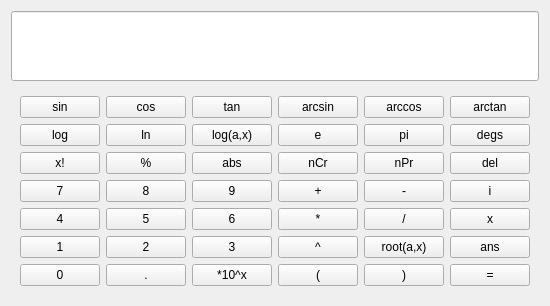
<?xml version="1.0" encoding="UTF-8"?>
<ui version="4.0">
 <class>UiCalculator</class>
 <widget class="QWidget" name="UiCalculator">
  <property name="geometry">
   <rect>
    <x>0</x>
    <y>0</y>
    <width>400</width>
    <height>300</height>
   </rect>
  </property>
  <property name="windowTitle">
   <string>Form</string>
  </property>
  <layout class="QVBoxLayout" name="verticalLayout">
   <item>
    <widget class="QLineEdit" name="input">
     <property name="minimumSize">
      <size>
       <width>0</width>
       <height>70</height>
      </size>
     </property>
     <property name="baseSize">
      <size>
       <width>0</width>
       <height>0</height>
      </size>
     </property>
    </widget>
   </item>
   <item>
    <widget class="QWidget" name="widget" native="true">
     <layout class="QGridLayout" name="gridLayout">
      <item row="0" column="0">
       <widget class="QPushButton" name="btn_sin">
        <property name="sizePolicy">
         <sizepolicy hsizetype="Minimum" vsizetype="Expanding">
          <horstretch>0</horstretch>
          <verstretch>0</verstretch>
         </sizepolicy>
        </property>
        <property name="text">
         <string>sin</string>
        </property>
       </widget>
      </item>
      <item row="0" column="1">
       <widget class="QPushButton" name="btn_cos">
        <property name="sizePolicy">
         <sizepolicy hsizetype="Minimum" vsizetype="Expanding">
          <horstretch>0</horstretch>
          <verstretch>0</verstretch>
         </sizepolicy>
        </property>
        <property name="text">
         <string>cos</string>
        </property>
       </widget>
      </item>
      <item row="0" column="2">
       <widget class="QPushButton" name="btn_tan">
        <property name="sizePolicy">
         <sizepolicy hsizetype="Minimum" vsizetype="Expanding">
          <horstretch>0</horstretch>
          <verstretch>0</verstretch>
         </sizepolicy>
        </property>
        <property name="text">
         <string>tan</string>
        </property>
       </widget>
      </item>
      <item row="0" column="3">
       <widget class="QPushButton" name="btn_arcsin">
        <property name="sizePolicy">
         <sizepolicy hsizetype="Minimum" vsizetype="Expanding">
          <horstretch>0</horstretch>
          <verstretch>0</verstretch>
         </sizepolicy>
        </property>
        <property name="text">
         <string>arcsin</string>
        </property>
       </widget>
      </item>
      <item row="0" column="4">
       <widget class="QPushButton" name="btn_arccos">
        <property name="sizePolicy">
         <sizepolicy hsizetype="Minimum" vsizetype="Expanding">
          <horstretch>0</horstretch>
          <verstretch>0</verstretch>
         </sizepolicy>
        </property>
        <property name="text">
         <string>arccos</string>
        </property>
       </widget>
      </item>
      <item row="0" column="5">
       <widget class="QPushButton" name="btn_arctan">
        <property name="sizePolicy">
         <sizepolicy hsizetype="Minimum" vsizetype="Expanding">
          <horstretch>0</horstretch>
          <verstretch>0</verstretch>
         </sizepolicy>
        </property>
        <property name="text">
         <string>arctan</string>
        </property>
       </widget>
      </item>
      <item row="1" column="0">
       <widget class="QPushButton" name="btn_log">
        <property name="sizePolicy">
         <sizepolicy hsizetype="Minimum" vsizetype="Expanding">
          <horstretch>0</horstretch>
          <verstretch>0</verstretch>
         </sizepolicy>
        </property>
        <property name="text">
         <string>log</string>
        </property>
       </widget>
      </item>
      <item row="1" column="1">
       <widget class="QPushButton" name="btn_ln">
        <property name="sizePolicy">
         <sizepolicy hsizetype="Minimum" vsizetype="Expanding">
          <horstretch>0</horstretch>
          <verstretch>0</verstretch>
         </sizepolicy>
        </property>
        <property name="text">
         <string>ln</string>
        </property>
       </widget>
      </item>
      <item row="1" column="2">
       <widget class="QPushButton" name="btn_logax">
        <property name="sizePolicy">
         <sizepolicy hsizetype="Minimum" vsizetype="Expanding">
          <horstretch>0</horstretch>
          <verstretch>0</verstretch>
         </sizepolicy>
        </property>
        <property name="text">
         <string>log(a,x)</string>
        </property>
       </widget>
      </item>
      <item row="1" column="3">
       <widget class="QPushButton" name="btn_e">
        <property name="sizePolicy">
         <sizepolicy hsizetype="Minimum" vsizetype="Expanding">
          <horstretch>0</horstretch>
          <verstretch>0</verstretch>
         </sizepolicy>
        </property>
        <property name="text">
         <string>e</string>
        </property>
       </widget>
      </item>
      <item row="1" column="4">
       <widget class="QPushButton" name="btn_pi">
        <property name="sizePolicy">
         <sizepolicy hsizetype="Minimum" vsizetype="Expanding">
          <horstretch>0</horstretch>
          <verstretch>0</verstretch>
         </sizepolicy>
        </property>
        <property name="text">
         <string>pi</string>
        </property>
       </widget>
      </item>
      <item row="1" column="5">
       <widget class="QPushButton" name="btn_degs">
        <property name="sizePolicy">
         <sizepolicy hsizetype="Minimum" vsizetype="Expanding">
          <horstretch>0</horstretch>
          <verstretch>0</verstretch>
         </sizepolicy>
        </property>
        <property name="text">
         <string>degs</string>
        </property>
       </widget>
      </item>
      <item row="2" column="0">
       <widget class="QPushButton" name="btn_factorial">
        <property name="sizePolicy">
         <sizepolicy hsizetype="Minimum" vsizetype="Expanding">
          <horstretch>0</horstretch>
          <verstretch>0</verstretch>
         </sizepolicy>
        </property>
        <property name="text">
         <string>x!</string>
        </property>
       </widget>
      </item>
      <item row="3" column="0">
       <widget class="QPushButton" name="btn_7">
        <property name="sizePolicy">
         <sizepolicy hsizetype="Minimum" vsizetype="Expanding">
          <horstretch>0</horstretch>
          <verstretch>0</verstretch>
         </sizepolicy>
        </property>
        <property name="text">
         <string>7</string>
        </property>
       </widget>
      </item>
      <item row="4" column="0">
       <widget class="QPushButton" name="btn_4">
        <property name="sizePolicy">
         <sizepolicy hsizetype="Minimum" vsizetype="Expanding">
          <horstretch>0</horstretch>
          <verstretch>0</verstretch>
         </sizepolicy>
        </property>
        <property name="text">
         <string>4</string>
        </property>
       </widget>
      </item>
      <item row="6" column="0">
       <widget class="QPushButton" name="btn_1">
        <property name="sizePolicy">
         <sizepolicy hsizetype="Minimum" vsizetype="Expanding">
          <horstretch>0</horstretch>
          <verstretch>0</verstretch>
         </sizepolicy>
        </property>
        <property name="text">
         <string>1</string>
        </property>
       </widget>
      </item>
      <item row="7" column="0">
       <widget class="QPushButton" name="btn_0">
        <property name="sizePolicy">
         <sizepolicy hsizetype="Minimum" vsizetype="Expanding">
          <horstretch>0</horstretch>
          <verstretch>0</verstretch>
         </sizepolicy>
        </property>
        <property name="text">
         <string>0</string>
        </property>
       </widget>
      </item>
      <item row="2" column="1">
       <widget class="QPushButton" name="btn_precentage">
        <property name="sizePolicy">
         <sizepolicy hsizetype="Minimum" vsizetype="Expanding">
          <horstretch>0</horstretch>
          <verstretch>0</verstretch>
         </sizepolicy>
        </property>
        <property name="text">
         <string>%</string>
        </property>
       </widget>
      </item>
      <item row="2" column="2">
       <widget class="QPushButton" name="btn_abs">
        <property name="sizePolicy">
         <sizepolicy hsizetype="Minimum" vsizetype="Expanding">
          <horstretch>0</horstretch>
          <verstretch>0</verstretch>
         </sizepolicy>
        </property>
        <property name="text">
         <string>abs</string>
        </property>
       </widget>
      </item>
      <item row="2" column="3">
       <widget class="QPushButton" name="btn_ncr">
        <property name="sizePolicy">
         <sizepolicy hsizetype="Minimum" vsizetype="Expanding">
          <horstretch>0</horstretch>
          <verstretch>0</verstretch>
         </sizepolicy>
        </property>
        <property name="text">
         <string>nCr</string>
        </property>
       </widget>
      </item>
      <item row="2" column="4">
       <widget class="QPushButton" name="btn_npr">
        <property name="sizePolicy">
         <sizepolicy hsizetype="Minimum" vsizetype="Expanding">
          <horstretch>0</horstretch>
          <verstretch>0</verstretch>
         </sizepolicy>
        </property>
        <property name="text">
         <string>nPr</string>
        </property>
       </widget>
      </item>
      <item row="3" column="1">
       <widget class="QPushButton" name="btn_8">
        <property name="sizePolicy">
         <sizepolicy hsizetype="Minimum" vsizetype="Expanding">
          <horstretch>0</horstretch>
          <verstretch>0</verstretch>
         </sizepolicy>
        </property>
        <property name="text">
         <string>8</string>
        </property>
       </widget>
      </item>
      <item row="3" column="2">
       <widget class="QPushButton" name="btn_9">
        <property name="sizePolicy">
         <sizepolicy hsizetype="Minimum" vsizetype="Expanding">
          <horstretch>0</horstretch>
          <verstretch>0</verstretch>
         </sizepolicy>
        </property>
        <property name="text">
         <string>9</string>
        </property>
       </widget>
      </item>
      <item row="4" column="1">
       <widget class="QPushButton" name="btn_5">
        <property name="sizePolicy">
         <sizepolicy hsizetype="Minimum" vsizetype="Expanding">
          <horstretch>0</horstretch>
          <verstretch>0</verstretch>
         </sizepolicy>
        </property>
        <property name="text">
         <string>5</string>
        </property>
       </widget>
      </item>
      <item row="4" column="2">
       <widget class="QPushButton" name="btn_6">
        <property name="sizePolicy">
         <sizepolicy hsizetype="Minimum" vsizetype="Expanding">
          <horstretch>0</horstretch>
          <verstretch>0</verstretch>
         </sizepolicy>
        </property>
        <property name="text">
         <string>6</string>
        </property>
       </widget>
      </item>
      <item row="6" column="2">
       <widget class="QPushButton" name="btn_3">
        <property name="sizePolicy">
         <sizepolicy hsizetype="Minimum" vsizetype="Expanding">
          <horstretch>0</horstretch>
          <verstretch>0</verstretch>
         </sizepolicy>
        </property>
        <property name="text">
         <string>3</string>
        </property>
       </widget>
      </item>
      <item row="6" column="1">
       <widget class="QPushButton" name="btn_2">
        <property name="sizePolicy">
         <sizepolicy hsizetype="Minimum" vsizetype="Expanding">
          <horstretch>0</horstretch>
          <verstretch>0</verstretch>
         </sizepolicy>
        </property>
        <property name="text">
         <string>2</string>
        </property>
       </widget>
      </item>
      <item row="7" column="1">
       <widget class="QPushButton" name="btn_mantissa">
        <property name="sizePolicy">
         <sizepolicy hsizetype="Minimum" vsizetype="Expanding">
          <horstretch>0</horstretch>
          <verstretch>0</verstretch>
         </sizepolicy>
        </property>
        <property name="text">
         <string>.</string>
        </property>
       </widget>
      </item>
      <item row="7" column="2">
       <widget class="QPushButton" name="btn_std_form">
        <property name="sizePolicy">
         <sizepolicy hsizetype="Minimum" vsizetype="Expanding">
          <horstretch>0</horstretch>
          <verstretch>0</verstretch>
         </sizepolicy>
        </property>
        <property name="text">
         <string>*10^x</string>
        </property>
       </widget>
      </item>
      <item row="7" column="3">
       <widget class="QPushButton" name="btn_left_bracket">
        <property name="sizePolicy">
         <sizepolicy hsizetype="Minimum" vsizetype="Expanding">
          <horstretch>0</horstretch>
          <verstretch>0</verstretch>
         </sizepolicy>
        </property>
        <property name="text">
         <string>(</string>
        </property>
       </widget>
      </item>
      <item row="7" column="4">
       <widget class="QPushButton" name="btn_right_bracket">
        <property name="sizePolicy">
         <sizepolicy hsizetype="Minimum" vsizetype="Expanding">
          <horstretch>0</horstretch>
          <verstretch>0</verstretch>
         </sizepolicy>
        </property>
        <property name="text">
         <string>)</string>
        </property>
       </widget>
      </item>
      <item row="7" column="5">
       <widget class="QPushButton" name="btn_eval">
        <property name="sizePolicy">
         <sizepolicy hsizetype="Minimum" vsizetype="Expanding">
          <horstretch>0</horstretch>
          <verstretch>0</verstretch>
         </sizepolicy>
        </property>
        <property name="text">
         <string>=</string>
        </property>
       </widget>
      </item>
      <item row="3" column="3">
       <widget class="QPushButton" name="btn_add">
        <property name="sizePolicy">
         <sizepolicy hsizetype="Minimum" vsizetype="Expanding">
          <horstretch>0</horstretch>
          <verstretch>0</verstretch>
         </sizepolicy>
        </property>
        <property name="text">
         <string>+</string>
        </property>
       </widget>
      </item>
      <item row="3" column="4">
       <widget class="QPushButton" name="btn_sub">
        <property name="sizePolicy">
         <sizepolicy hsizetype="Minimum" vsizetype="Expanding">
          <horstretch>0</horstretch>
          <verstretch>0</verstretch>
         </sizepolicy>
        </property>
        <property name="text">
         <string>-</string>
        </property>
       </widget>
      </item>
      <item row="4" column="3">
       <widget class="QPushButton" name="btn_mul">
        <property name="sizePolicy">
         <sizepolicy hsizetype="Minimum" vsizetype="Expanding">
          <horstretch>0</horstretch>
          <verstretch>0</verstretch>
         </sizepolicy>
        </property>
        <property name="text">
         <string>*</string>
        </property>
       </widget>
      </item>
      <item row="4" column="4">
       <widget class="QPushButton" name="btnn_div">
        <property name="sizePolicy">
         <sizepolicy hsizetype="Minimum" vsizetype="Expanding">
          <horstretch>0</horstretch>
          <verstretch>0</verstretch>
         </sizepolicy>
        </property>
        <property name="text">
         <string>/</string>
        </property>
       </widget>
      </item>
      <item row="6" column="4">
       <widget class="QPushButton" name="btn_root">
        <property name="sizePolicy">
         <sizepolicy hsizetype="Minimum" vsizetype="Expanding">
          <horstretch>0</horstretch>
          <verstretch>0</verstretch>
         </sizepolicy>
        </property>
        <property name="text">
         <string>root(a,x)</string>
        </property>
       </widget>
      </item>
      <item row="6" column="5">
       <widget class="QPushButton" name="btn_ans">
        <property name="sizePolicy">
         <sizepolicy hsizetype="Minimum" vsizetype="Expanding">
          <horstretch>0</horstretch>
          <verstretch>0</verstretch>
         </sizepolicy>
        </property>
        <property name="text">
         <string>ans</string>
        </property>
       </widget>
      </item>
      <item row="6" column="3">
       <widget class="QPushButton" name="btn_index">
        <property name="sizePolicy">
         <sizepolicy hsizetype="Minimum" vsizetype="Expanding">
          <horstretch>0</horstretch>
          <verstretch>0</verstretch>
         </sizepolicy>
        </property>
        <property name="text">
         <string>^</string>
        </property>
       </widget>
      </item>
      <item row="2" column="5">
       <widget class="QPushButton" name="btn_del">
        <property name="sizePolicy">
         <sizepolicy hsizetype="Minimum" vsizetype="Expanding">
          <horstretch>0</horstretch>
          <verstretch>0</verstretch>
         </sizepolicy>
        </property>
        <property name="text">
         <string>del</string>
        </property>
       </widget>
      </item>
      <item row="3" column="5">
       <widget class="QPushButton" name="btn_i">
        <property name="sizePolicy">
         <sizepolicy hsizetype="Minimum" vsizetype="Expanding">
          <horstretch>0</horstretch>
          <verstretch>0</verstretch>
         </sizepolicy>
        </property>
        <property name="text">
         <string>i</string>
        </property>
       </widget>
      </item>
      <item row="4" column="5">
       <widget class="QPushButton" name="btn_i_2">
        <property name="sizePolicy">
         <sizepolicy hsizetype="Minimum" vsizetype="Expanding">
          <horstretch>0</horstretch>
          <verstretch>0</verstretch>
         </sizepolicy>
        </property>
        <property name="text">
         <string>x</string>
        </property>
       </widget>
      </item>
     </layout>
    </widget>
   </item>
  </layout>
 </widget>
 <resources/>
 <connections/>
</ui>
